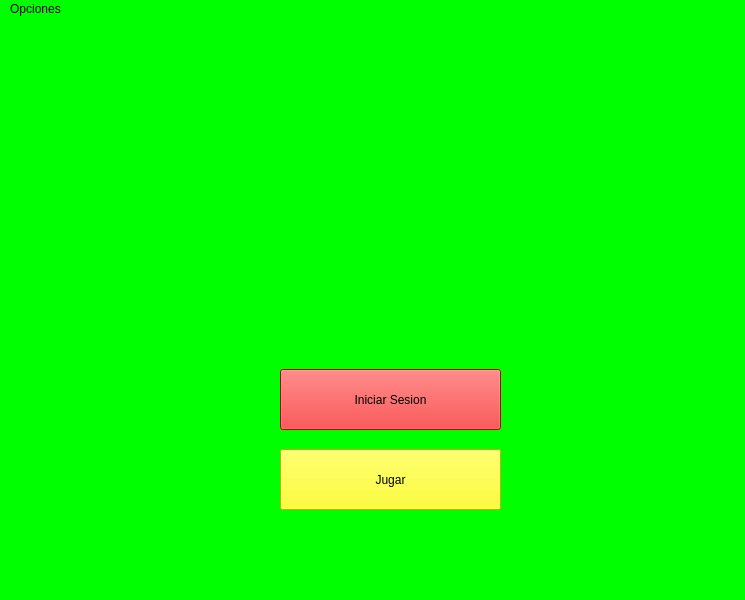
<?xml version="1.0" encoding="UTF-8"?>
<ui version="4.0">
 <class>MainWindow</class>
 <widget class="QMainWindow" name="MainWindow">
  <property name="geometry">
   <rect>
    <x>0</x>
    <y>0</y>
    <width>745</width>
    <height>600</height>
   </rect>
  </property>
  <property name="windowTitle">
   <string>MainWindow</string>
  </property>
  <property name="styleSheet">
   <string notr="true">background-color: rgb(0, 255, 0);</string>
  </property>
  <widget class="QWidget" name="centralwidget">
   <widget class="QLabel" name="label">
    <property name="geometry">
     <rect>
      <x>20</x>
      <y>-10</y>
      <width>721</width>
      <height>281</height>
     </rect>
    </property>
    <property name="text">
     <string/>
    </property>
    <property name="pixmap">
     <pixmap>LOGO FINAL.png</pixmap>
    </property>
   </widget>
   <widget class="QLabel" name="label_2">
    <property name="geometry">
     <rect>
      <x>150</x>
      <y>40</y>
      <width>421</width>
      <height>71</height>
     </rect>
    </property>
    <property name="text">
     <string/>
    </property>
    <property name="pixmap">
     <pixmap>No lo planeamos.png</pixmap>
    </property>
   </widget>
   <widget class="QLabel" name="label_3">
    <property name="geometry">
     <rect>
      <x>-20</x>
      <y>310</y>
      <width>331</width>
      <height>231</height>
     </rect>
    </property>
    <property name="text">
     <string/>
    </property>
    <property name="pixmap">
     <pixmap>ficha amarilla.png</pixmap>
    </property>
   </widget>
   <widget class="QLabel" name="label_4">
    <property name="geometry">
     <rect>
      <x>340</x>
      <y>280</y>
      <width>291</width>
      <height>181</height>
     </rect>
    </property>
    <property name="text">
     <string/>
    </property>
    <property name="pixmap">
     <pixmap>ficha roja.png</pixmap>
    </property>
   </widget>
   <widget class="QPushButton" name="sesion">
    <property name="geometry">
     <rect>
      <x>280</x>
      <y>350</y>
      <width>221</width>
      <height>61</height>
     </rect>
    </property>
    <property name="styleSheet">
     <string notr="true">font: 18pt &quot;Segoe UI&quot;;
font: 22pt &quot;Segoe UI&quot;;
background-color: rgb(255, 0, 0);</string>
    </property>
    <property name="text">
     <string>Iniciar Sesion</string>
    </property>
   </widget>
   <widget class="QPushButton" name="jugar">
    <property name="geometry">
     <rect>
      <x>280</x>
      <y>430</y>
      <width>221</width>
      <height>61</height>
     </rect>
    </property>
    <property name="styleSheet">
     <string notr="true">font: 22pt &quot;Segoe UI&quot;;
background-color: rgb(255, 255, 0);</string>
    </property>
    <property name="text">
     <string>Jugar</string>
    </property>
   </widget>
   <widget class="QLabel" name="label_5">
    <property name="geometry">
     <rect>
      <x>600</x>
      <y>450</y>
      <width>151</width>
      <height>141</height>
     </rect>
    </property>
    <property name="text">
     <string/>
    </property>
    <property name="pixmap">
     <pixmap>Perfil.png</pixmap>
    </property>
   </widget>
  </widget>
  <widget class="QMenuBar" name="menuBar">
   <property name="geometry">
    <rect>
     <x>0</x>
     <y>0</y>
     <width>745</width>
     <height>22</height>
    </rect>
   </property>
   <widget class="QMenu" name="menuOpciones">
    <property name="title">
     <string>Opciones</string>
    </property>
    <addaction name="Accionconectar"/>
    <addaction name="instrucciones"/>
    <addaction name="term"/>
   </widget>
   <addaction name="menuOpciones"/>
  </widget>
  <action name="Accionconectar">
   <property name="text">
    <string>Conectar</string>
   </property>
  </action>
  <action name="instrucciones">
   <property name="text">
    <string>Instrucciones</string>
   </property>
  </action>
  <action name="term">
   <property name="text">
    <string>Terminos y Condiciones</string>
   </property>
  </action>
 </widget>
 <resources/>
 <connections/>
</ui>
